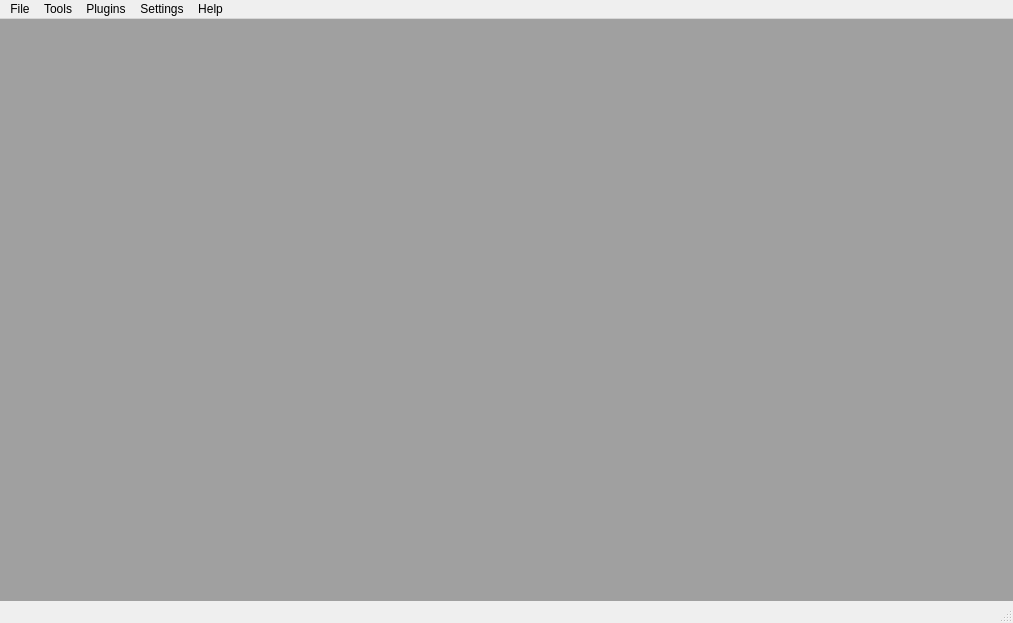
<?xml version="1.0" encoding="UTF-8"?>
<ui version="4.0">
 <class>MainWindow</class>
 <widget class="QMainWindow" name="MainWindow">
  <property name="geometry">
   <rect>
    <x>0</x>
    <y>0</y>
    <width>1013</width>
    <height>623</height>
   </rect>
  </property>
  <property name="sizePolicy">
   <sizepolicy hsizetype="Preferred" vsizetype="Preferred">
    <horstretch>0</horstretch>
    <verstretch>0</verstretch>
   </sizepolicy>
  </property>
  <property name="windowTitle">
   <string>Velocity - Xbox 360 File Manager</string>
  </property>
  <property name="windowIcon">
   <iconset resource="Resources.qrc">
    <normaloff>:/Images/Leaner24.png</normaloff>:/Images/Leaner24.png</iconset>
  </property>
  <widget class="QWidget" name="centralWidget">
   <layout class="QGridLayout" name="gridLayout">
    <property name="margin">
     <number>0</number>
    </property>
    <item row="0" column="0">
     <widget class="QMdiArea" name="mdiArea">
      <property name="acceptDrops">
       <bool>true</bool>
      </property>
      <property name="verticalScrollBarPolicy">
       <enum>Qt::ScrollBarAsNeeded</enum>
      </property>
      <property name="horizontalScrollBarPolicy">
       <enum>Qt::ScrollBarAsNeeded</enum>
      </property>
      <property name="background">
       <brush brushstyle="SolidPattern">
        <color alpha="255">
         <red>160</red>
         <green>160</green>
         <blue>160</blue>
        </color>
       </brush>
      </property>
      <property name="viewMode">
       <enum>QMdiArea::SubWindowView</enum>
      </property>
      <property name="documentMode">
       <bool>false</bool>
      </property>
     </widget>
    </item>
   </layout>
  </widget>
  <widget class="QMenuBar" name="menuBar">
   <property name="geometry">
    <rect>
     <x>0</x>
     <y>0</y>
     <width>1013</width>
     <height>20</height>
    </rect>
   </property>
   <widget class="QMenu" name="menuFile">
    <property name="title">
     <string>File</string>
    </property>
    <widget class="QMenu" name="menuOpen">
     <property name="title">
      <string>Open</string>
     </property>
     <property name="icon">
      <iconset resource="Resources.qrc">
       <normaloff>:/Images/open.png</normaloff>:/Images/open.png</iconset>
     </property>
     <addaction name="actionSTRB_File"/>
     <addaction name="actionXDBF_File"/>
     <addaction name="actionPackage"/>
     <addaction name="actionIso"/>
    </widget>
    <addaction name="menuOpen"/>
    <addaction name="actionCreate_Package"/>
   </widget>
   <widget class="QMenu" name="menuProfile">
    <property name="title">
     <string>Tools</string>
    </property>
    <widget class="QMenu" name="menuProfile_Editor">
     <property name="title">
      <string>Profile Tools</string>
     </property>
     <property name="icon">
      <iconset resource="Resources.qrc">
       <normaloff>:/Images/profile.png</normaloff>:/Images/profile.png</iconset>
     </property>
     <addaction name="actionGame_Adder"/>
     <addaction name="actionProfile_Cleaner"/>
     <addaction name="actionProfile_Creator"/>
     <addaction name="actionProfile_Editor"/>
    </widget>
    <addaction name="menuProfile_Editor"/>
    <addaction name="actionFATX_File_Path"/>
    <addaction name="actionGamer_Picture_Pack_Creator"/>
    <addaction name="actionTitle_ID_Finder"/>
    <addaction name="actionTheme_Creator"/>
   </widget>
   <widget class="QMenu" name="menuHelp">
    <property name="title">
     <string>Help</string>
    </property>
    <addaction name="actionCheck_For_Updates"/>
    <addaction name="separator"/>
    <addaction name="actionView_Wiki"/>
    <addaction name="actionDonate"/>
    <addaction name="separator"/>
    <addaction name="actionAbout"/>
   </widget>
   <widget class="QMenu" name="menuPlugins">
    <property name="title">
     <string>Plugins</string>
    </property>
    <widget class="QMenu" name="menuGame_Modders">
     <property name="title">
      <string>Game Modders</string>
     </property>
    </widget>
    <widget class="QMenu" name="menuProfile_Modders">
     <property name="title">
      <string>Profile Modders</string>
     </property>
    </widget>
    <addaction name="menuGame_Modders"/>
    <addaction name="menuProfile_Modders"/>
   </widget>
   <widget class="QMenu" name="menuSettings">
    <property name="title">
     <string>Settings</string>
    </property>
    <addaction name="actionPreferences"/>
   </widget>
   <addaction name="menuFile"/>
   <addaction name="menuProfile"/>
   <addaction name="menuPlugins"/>
   <addaction name="menuSettings"/>
   <addaction name="menuHelp"/>
  </widget>
  <widget class="QStatusBar" name="statusBar">
   <property name="statusTip">
    <string/>
   </property>
   <property name="whatsThis">
    <string/>
   </property>
  </widget>
  <action name="actionCreate_Package">
   <property name="icon">
    <iconset resource="Resources.qrc">
     <normaloff>:/Images/packageIcon.png</normaloff>:/Images/packageIcon.png</iconset>
   </property>
   <property name="text">
    <string>Create Package</string>
   </property>
  </action>
  <action name="actionTheme_Creator">
   <property name="icon">
    <iconset resource="Resources.qrc">
     <normaloff>:/Images/themesmall.png</normaloff>:/Images/themesmall.png</iconset>
   </property>
   <property name="text">
    <string>Theme Creator</string>
   </property>
  </action>
  <action name="actionAbout">
   <property name="icon">
    <iconset resource="Resources.qrc">
     <normaloff>:/Images/information.png</normaloff>:/Images/information.png</iconset>
   </property>
   <property name="text">
    <string>About</string>
   </property>
  </action>
  <action name="actionPackage">
   <property name="icon">
    <iconset resource="Resources.qrc">
     <normaloff>:/Images/packageIcon.png</normaloff>:/Images/packageIcon.png</iconset>
   </property>
   <property name="text">
    <string>Package</string>
   </property>
  </action>
  <action name="actionIso">
   <property name="icon">
    <iconset resource="Resources.qrc">
     <normaloff>:/Images/xbox.png</normaloff>:/Images/xbox.png</iconset>
   </property>
   <property name="text">
    <string>Iso</string>
   </property>
  </action>
  <action name="actionXDBF_File">
   <property name="icon">
    <iconset resource="Resources.qrc">
     <normaloff>:/Images/gpd.png</normaloff>:/Images/gpd.png</iconset>
   </property>
   <property name="text">
    <string>GPD</string>
   </property>
  </action>
  <action name="actionSTRB_File">
   <property name="icon">
    <iconset resource="Resources.qrc">
     <normaloff>:/Images/asset.png</normaloff>:/Images/asset.png</iconset>
   </property>
   <property name="text">
    <string>Avatar Asset</string>
   </property>
  </action>
  <action name="actionTitle_ID_Finder">
   <property name="icon">
    <iconset resource="Resources.qrc">
     <normaloff>:/Images/find.png</normaloff>:/Images/find.png</iconset>
   </property>
   <property name="text">
    <string>Title ID Finder</string>
   </property>
  </action>
  <action name="actionProfile_Creator">
   <property name="text">
    <string>Profile Creator</string>
   </property>
   <property name="softKeyRole">
    <enum>QAction::NoSoftKey</enum>
   </property>
   <property name="iconVisibleInMenu">
    <bool>true</bool>
   </property>
  </action>
  <action name="actionProfile_Editor">
   <property name="text">
    <string>Profile Editor</string>
   </property>
   <property name="softKeyRole">
    <enum>QAction::NoSoftKey</enum>
   </property>
   <property name="iconVisibleInMenu">
    <bool>true</bool>
   </property>
  </action>
  <action name="actionGame_Adder">
   <property name="text">
    <string>Game Adder</string>
   </property>
   <property name="shortcutContext">
    <enum>Qt::WindowShortcut</enum>
   </property>
   <property name="iconVisibleInMenu">
    <bool>true</bool>
   </property>
  </action>
  <action name="actionGamer_Picture_Pack_Creator">
   <property name="icon">
    <iconset resource="Resources.qrc">
     <normaloff>:/Images/gamerpicture.png</normaloff>:/Images/gamerpicture.png</iconset>
   </property>
   <property name="text">
    <string>Gamer Picture Pack Creator</string>
   </property>
  </action>
  <action name="actionSome_Game">
   <property name="text">
    <string>Some Game</string>
   </property>
  </action>
  <action name="actionReload">
   <property name="text">
    <string>Reload</string>
   </property>
  </action>
  <action name="actionAsdf">
   <property name="text">
    <string>asdf</string>
   </property>
  </action>
  <action name="actionView_Wiki">
   <property name="icon">
    <iconset resource="Resources.qrc">
     <normaloff>:/Images/wiki.png</normaloff>:/Images/wiki.png</iconset>
   </property>
   <property name="text">
    <string>View Wiki</string>
   </property>
  </action>
  <action name="actionDonate">
   <property name="icon">
    <iconset resource="Resources.qrc">
     <normaloff>:/Images/donate'.png</normaloff>:/Images/donate'.png</iconset>
   </property>
   <property name="text">
    <string>Donate</string>
   </property>
  </action>
  <action name="actionPreferences">
   <property name="icon">
    <iconset resource="Resources.qrc">
     <normaloff>:/Images/preferences.png</normaloff>:/Images/preferences.png</iconset>
   </property>
   <property name="text">
    <string>Preferences</string>
   </property>
  </action>
  <action name="actionFATX_File_Path">
   <property name="icon">
    <iconset resource="Resources.qrc">
     <normaloff>:/Images/hdd.png</normaloff>:/Images/hdd.png</iconset>
   </property>
   <property name="text">
    <string>FATX File Path Tool</string>
   </property>
  </action>
  <action name="actionProfile_Cleaner">
   <property name="text">
    <string>Profile Cleaner</string>
   </property>
  </action>
  <action name="actionCheck_For_Updates">
   <property name="icon">
    <iconset resource="Resources.qrc">
     <normaloff>:/Images/updates.png</normaloff>:/Images/updates.png</iconset>
   </property>
   <property name="text">
    <string>Check For Updates</string>
   </property>
  </action>
 </widget>
 <layoutdefault spacing="6" margin="11"/>
 <resources>
  <include location="Resources.qrc"/>
 </resources>
 <connections/>
</ui>
